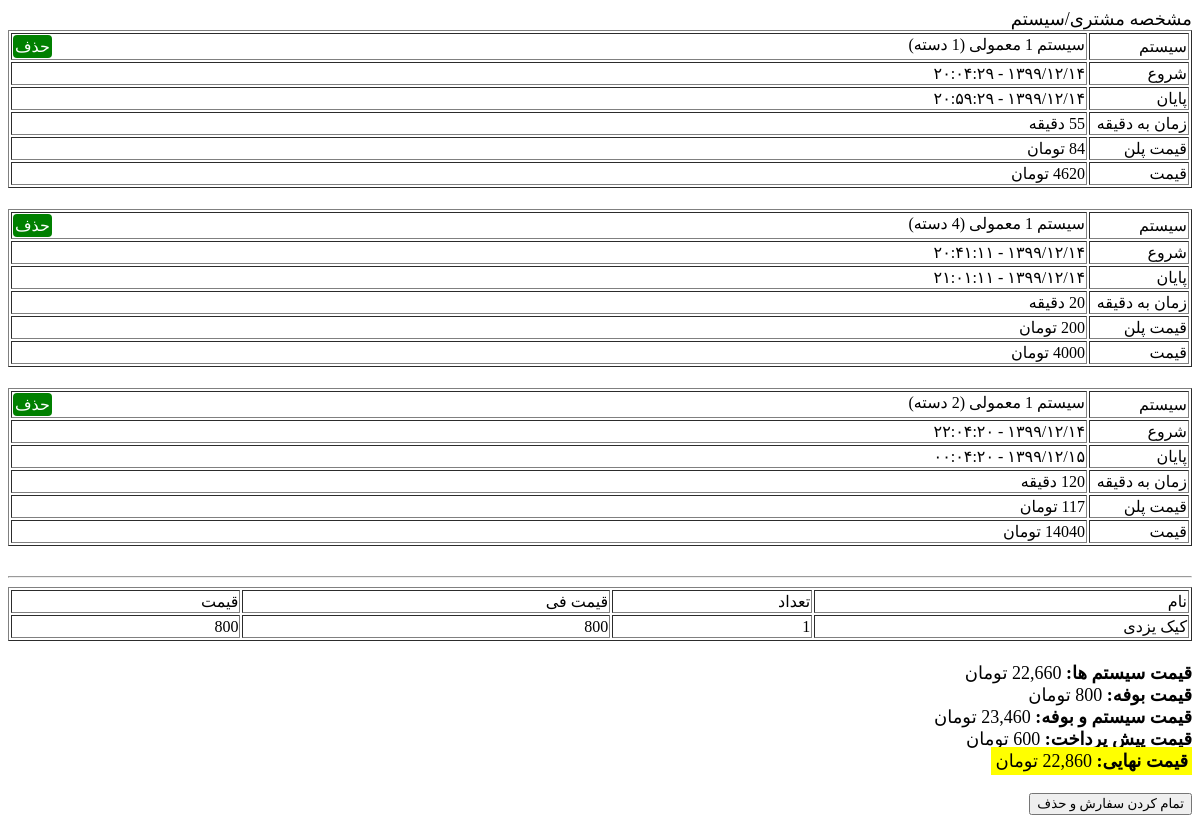
The page /endPlay.php?i=1&j=1&id=1 on the database its author committed.
### tables this page shows
CREATE TABLE `orders` (
  `id` bigint(50) NOT NULL,
  `playID` bigint(50) NOT NULL,
  `startTime` bigint(50) NOT NULL,
  `planID` bigint(10) NOT NULL,
  `planIndexID` int(5) NOT NULL,
  `planDaste` int(11) NOT NULL,
  `planPrice` bigint(50) NOT NULL,
  `endTime` bigint(50) DEFAULT NULL,
  `status` int(1) NOT NULL DEFAULT 1,
  `timer` int(2) DEFAULT 0,
  `datetime` timestamp NOT NULL DEFAULT current_timestamp()
);

CREATE TABLE `orders_food` (
  `id` int(11) NOT NULL,
  `playID` int(11) NOT NULL,
  `foodID` int(11) NOT NULL,
  `count` int(11) NOT NULL,
  `price` bigint(20) NOT NULL,
  `datetime` timestamp NOT NULL DEFAULT current_timestamp()
);

CREATE TABLE `foods` (
  `id` bigint(50) NOT NULL,
  `name` varchar(256) NOT NULL,
  `buy` bigint(20) NOT NULL,
  `sale` bigint(20) NOT NULL,
  `datetime` timestamp NOT NULL DEFAULT current_timestamp()
);

CREATE TABLE `plays` (
  `id` bigint(50) NOT NULL,
  `pending` int(2) NOT NULL DEFAULT 1,
  `price` bigint(50) DEFAULT NULL,
  `prePayment` int(11) NOT NULL DEFAULT 0
);

### _core.php (called while the page is built, shortened)
<?php
require "phpedb.php";
$db = new database();
$db->db="gamenet";
require "jdf.php";

### phpedb.php (called while the page is built, shortened)
<?php
class database
{
	public $database=null;
	public $db="";
	public function connect($host="localhost",$user="root",$pass="")
	{
		try
		{
			$this->database=new PDO("mysql:host=$host;",$user,$pass);
			$this->database->setAttribute(PDO::ATTR_ERRMODE,PDO::ERRMODE_EXCEPTION);
			$this->database->query('SET NAMES '.'utf8mb4');
		}
		catch(PDOException $e)
		{
			$this->database=null;
			$this->error_page($e->getMessage());
		}
	}
	public function selectRaw($query)
	{
		try
		{
			$stmt = $this->database->prepare($query);
			$stmt->execute();
			return $stmt->fetch(PDO::FETCH_ASSOC);
		}
		catch(PDOException $e)
		{
			$this->error_page($e->getMessage());
		}
	}
	public function selects($table,$clause=[],$after="",$fields="*")
	{
		try
		{
			$sql = "SELECT ".$fields." FROM `".$this->db."`.`".$table."` ";
			$current=0;
			$count=count($clause);
			if(count($clause) > 0)
			{
				$sql.=" WHERE ";
				foreach($clause as $name=>$value)
				{
					$operator="=";
					$sql.=$name . " ". $operator ." ? ";
				}
			}
			$sql.=" ". $after." ";
			$sql.=";";
			$stmt = $this->database->prepare($sql);
			$current_all=1;
			if(count($clause) > 0)
			{
				foreach($clause as $name=>$value)
				{
					$stmt->bindValue($current_all,$value,PDO::PARAM_STR);
					$current_all++;
				}
			}
			$stmt->execute();
			return $stmt->fetchAll(PDO::FETCH_ASSOC);
		}
		catch(PDOException $e)
		{
			$this->error_page($e->getMessage());
		}
	}
	public function select($table,$clause=[],$after="", $fields="*")
	{
		try
		{
			$sql = "SELECT ".$fields." FROM `".$this->db."`.`".$table."` ";
			$current=0;
			$count=count($clause);
			if(count($clause) > 0)
			{
				$sql.=" WHERE ";
				foreach($clause as $name=>$value)
				{
					$operator="=";
					$sql.=$name . " ". $operator ." ? ";
				}
			}
			$sql.=" ". $after." ";
			$sql.=";";
			$stmt = $this->database->prepare($sql);
			$current_all=1;
			if(count($clause) > 0)
			{
				foreach($clause as $name=>$value)
				{
					$stmt->bindValue($current_all,$value,PDO::PARAM_STR);
					$current_all++;
				}
			}
			$stmt->execute();
			$data=$stmt->fetch(PDO::FETCH_ASSOC);
			return $data;
		}
		catch(PDOException $e)
		{
			$this->error_page($e->getMessage());
		}
	}
}

### jdf.php (called while the page is built, shortened)
<?php
function jdate($format, $timestamp = '', $none = '', $time_zone = 'Asia/Tehran', $tr_num = 'fa') {
  $T_sec = 0;
  $ts = $T_sec + (($timestamp === '') ? time() : tr_num($timestamp));
  $date = explode('_', date('H_i_j_n_O_P_s_w_Y', $ts));
  list($j_y, $j_m, $j_d) = gregorian_to_jalali($date[8], $date[3], $date[2]);
  $sl = strlen($format);
  $out = '';
  for ($i = 0; $i < $sl; $i++) {
    $sub = substr($format, $i, 1);
    switch ($sub) {
      case 'd':
        $out .= ($j_d < 10) ? '0' . $j_d : $j_d;
        break;
      case 'H':
        $out .= $date[0];
        break;
      case 'i':
        $out .= $date[1];
        break;
      case 'm':
        $out .= ($j_m > 9) ? $j_m : '0' . $j_m;
        break;
      case 's':
        $out .= $date[6];
        break;
      case 'Y':
        $out .= $j_y;
        break;
      default:
        $out .= $sub;
    }
  }
  return ($tr_num != 'en') ? tr_num($out, 'fa', '.') : $out;
}
function tr_num($str, $mod = 'en', $mf = '٫') {
  $num_a = array('0', '1', '2', '3', '4', '5', '6', '7', '8', '9', '.');
  $key_a = array('۰', '۱', '۲', '۳', '۴', '۵', '۶', '۷', '۸', '۹', $mf);
  return ($mod == 'fa') ? str_replace($num_a, $key_a, $str) : str_replace($key_a, $num_a, $str);
}
function gregorian_to_jalali($gy, $gm, $gd, $mod = '') {
   list($gy, $gm, $gd) = explode('_', tr_num($gy . '_' . $gm . '_' . $gd));
  $g_d_m = array(0, 31, 59, 90, 120, 151, 181, 212, 243, 273, 304, 334);
  $gy2 = ($gm > 2) ? ($gy + 1) : $gy;
  $days = 355666 + (365 * $gy) + ((int) (($gy2 + 3) / 4)) - ((int) (($gy2 + 99) / 100)) + ((int) (($gy2 + 399) / 400)) + $gd + $g_d_m[$gm - 1];
  $jy = -1595 + (33 * ((int) ($days / 12053)));
  $days %= 12053;
  $jy += 4 * ((int) ($days / 1461));
  $days %= 1461;
  if ($days < 186) {
    $jm = 1 + (int) ($days / 31);
    $jd = 1 + ($days % 31);
  } else {
    $jm = 7 + (int) (($days - 186) / 30);
    $jd = 1 + (($days - 186) % 30);
  }
  return ($mod == '') ? array($jy, $jm, $jd) : $jy . $mod . $jm . $mod . $jd;
}

### endPlay.php (the view, shortened to what this page needs)
<?php
require "_core.php";
$last_order = $db->selectRaw("SELECT * FROM ".$db->db.".`orders` WHERE `planID` = ".$_GET["id"]. " AND `planIndexID` = ".$_GET["j"]." ORDER BY `id` DESC");
if($last_order == null || $last_order == []) {
	header("Location: index.php");
	exit();
}
else {
	$play = $db->select("plays", ["id"=>$last_order["playID"]]);
	$playID = $play["id"];
}
$sumPrice = 0;
$orders = $db->selects("orders", ["playID"=>$playID]);
foreach($orders as $i=>$order) {
	$timeDiff = $orders[$i]["endTime"] - $order["startTime"];
	$timeMin = ceil($timeDiff / 60);
	$price = $timeMin * $orders[$i]["planPrice"];
	$sumPrice+= $price;
	$orders[$i]["price"] = $price;
	$orders[$i]["timeDiff"] = $timeDiff;
	$orders[$i]["timeMin"] = $timeMin;
}
$foods = $db->selects("orders_food", ["playID"=>$play["id"]]);
?>
<link rel="stylesheet" type="text/css" href="style.css">
<?php foreach($orders as $order) { ?>
<table width="100%" dir="rtl" border="1">
	<tr>
		<td width="100">سیستم</td>
		<td>
			<?php
			if($order["planID"] == 1) {
				$order["planIDName"] = "معمولی";
				$order["planIndexIDName"] = $order["planIndexID"];
			}
			?>
			سیستم <?= $order["planIndexIDName"] ?> <?= $order["planIDName"]?> (<?= $order["planDaste"] ?> دسته)
			<a style="text-decoration: none;float:left; width: auto;padding: 2px;border-radius: 4px;background-color: green;color: white;" href="deleteOrder.php?i=<?= $_GET["i"] ?>&j=<?= $_GET["j"] ?>&id=<?= $order["id"] ?>&playId=<?= $_GET["id"] ?>">حذف</a>
		</td>
	</tr>
	<tr>
		<td width="100">شروع</td>
		<td><?= jdate('Y/m/d - H:i:s', $order["startTime"]) ?></td>
	</tr>
	<tr>
		<td width="100">پایان</td>
		<td>
			<?= jdate('Y/m/d - H:i:s', $order["endTime"]) ?>
		</td>
	</tr>
	<tr>
		<td width="100">زمان به دقیقه</td>
		<td><?= $order["timeMin"] ?> دقیقه</td>
	</tr>
	<tr>
		<td width="100">قیمت پلن</td>
		<td><?= $order["planPrice"] ?> تومان</td>
	</tr>
	<tr>
		<td width="100">قیمت</td>
		<td><?= $order["price"] ?> تومان</td>
	</tr>
</table>
<?php } ?>
<hr>
<?php
$sumFood = 0;
?>
<?php if(is_array($foods) and count($foods) > 0) { ?>
<table border="1" width="100%">
	<tr>
		<td>نام</td>
		<td>تعداد</td>
		<td>قیمت فی</td>
		<td>قیمت</td>
	</tr>
	<?php foreach($foods as $food) { ?>
		<?php
		$_food = $db->select("foods", ["id"=>$food["foodID"]]);
		$food["count"] = (int) $food["count"];
		$food["price"] = (int) $food["price"];
		$food["priceAll"] = (int) ($food["count"] * $food["price"]);
		$sumFood += $food["priceAll"];
		?>
		<tr>
			<td><?= $_food["name"];?></td>
			<td><?= $food["count"];?></td>
			<td><?= number_format($food["price"]) ?></td>
			<td><?= number_format($food["priceAll"]) ?></td>
		</tr>
	<?php } ?>
</table>
<?php } else { ?>
	<center>
		هیچ خریدی از بوفه انجام نشده است!
	</center>
<?php } ?>
<b>
قیمت سیستم ها:
</b>
<?= number_format($sumPrice) ?> تومان
<b>
قیمت بوفه:
</b>
<?= number_format($sumFood) ?> تومان
<b>
قیمت سیستم و بوفه:
</b>
<?= number_format($sumPrice + $sumFood) ?> تومان
<b>
قیمت پیش پرداخت:
</b>
<?= number_format($play["prePayment"]) ?> تومان
<span style="background:yellow;padding:4px;">
<b>
قیمت نهایی:
</b>
<?= number_format($sumPrice + $sumFood - $play["prePayment"]) ?> تومان
</span>
<form action="" method="POST">
	<button name="submit">تمام کردن سفارش و حذف</button>
</form>

### style.css (style rules this page uses)
* { box-sizing: border-box; font-family: Tahoma; direction: rtl; }

### rows shown on the page
orders: planIDName "معمولی", startTime "۱۳۹۹/۱۲/۱۴ - ۲۰:۰۴:۲۹", endTime "۱۳۹۹/۱۲/۱۴ - ۲۰:۵۹:۲۹", planPrice "84", price "4620"
orders: planIDName "معمولی", startTime "۱۳۹۹/۱۲/۱۴ - ۲۰:۴۱:۱۱", endTime "۱۳۹۹/۱۲/۱۴ - ۲۱:۰۱:۱۱", timeMin "20", planPrice "200", price "4000"
orders: planIDName "معمولی", startTime "۱۳۹۹/۱۲/۱۴ - ۲۲:۰۴:۲۰", endTime "۱۳۹۹/۱۲/۱۵ - ۰۰:۰۴:۲۰", planPrice "117"
orders_food: foodID.name "کیک یزدی", count "1", price "800"
plays: prePayment "600"

### other values the page prints
$sumFood "800"
$sumPrice + $sumFood "23,460"
